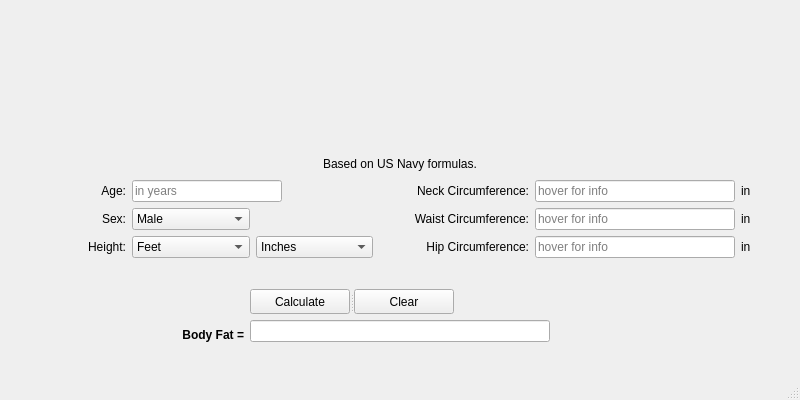
<?xml version="1.0" encoding="UTF-8"?>
<ui version="4.0">
 <class>BodyfatWindow</class>
 <widget class="QMainWindow" name="BodyfatWindow">
  <property name="geometry">
   <rect>
    <x>0</x>
    <y>0</y>
    <width>800</width>
    <height>400</height>
   </rect>
  </property>
  <property name="windowTitle">
   <string>Body Fat</string>
  </property>
  <widget class="QWidget" name="centralwidget">
   <layout class="QGridLayout" name="gridLayout_5">
    <item row="0" column="0">
     <widget class="QLabel" name="label">
      <property name="enabled">
       <bool>true</bool>
      </property>
      <property name="maximumSize">
       <size>
        <width>16777215</width>
        <height>89</height>
       </size>
      </property>
      <property name="sizeIncrement">
       <size>
        <width>0</width>
        <height>0</height>
       </size>
      </property>
      <property name="baseSize">
       <size>
        <width>0</width>
        <height>0</height>
       </size>
      </property>
      <property name="pixmap">
       <pixmap resource="resources.qrc">:/resources/logo.png</pixmap>
      </property>
      <property name="scaledContents">
       <bool>false</bool>
      </property>
      <property name="alignment">
       <set>Qt::AlignCenter</set>
      </property>
      <property name="wordWrap">
       <bool>false</bool>
      </property>
     </widget>
    </item>
    <item row="1" column="0">
     <layout class="QGridLayout" name="gridLayout_4">
      <item row="1" column="1">
       <layout class="QGridLayout" name="gridLayout">
        <item row="0" column="0">
         <widget class="QLabel" name="label_9">
          <property name="maximumSize">
           <size>
            <width>150</width>
            <height>16777215</height>
           </size>
          </property>
          <property name="text">
           <string>Neck Circumference:</string>
          </property>
          <property name="alignment">
           <set>Qt::AlignRight|Qt::AlignTrailing|Qt::AlignVCenter</set>
          </property>
         </widget>
        </item>
        <item row="0" column="1">
         <widget class="QLineEdit" name="neck_circum">
          <property name="minimumSize">
           <size>
            <width>0</width>
            <height>0</height>
           </size>
          </property>
          <property name="maximumSize">
           <size>
            <width>200</width>
            <height>16777215</height>
           </size>
          </property>
          <property name="toolTip">
           <string>&lt;html&gt;&lt;head/&gt;&lt;body&gt;&lt;p&gt;Measured from just under the larynx.&lt;/p&gt;&lt;/body&gt;&lt;/html&gt;</string>
          </property>
          <property name="inputMask">
           <string/>
          </property>
          <property name="text">
           <string/>
          </property>
          <property name="placeholderText">
           <string>hover for info</string>
          </property>
         </widget>
        </item>
        <item row="0" column="2">
         <widget class="QLabel" name="label_11">
          <property name="maximumSize">
           <size>
            <width>50</width>
            <height>16777215</height>
           </size>
          </property>
          <property name="text">
           <string>in</string>
          </property>
         </widget>
        </item>
        <item row="1" column="0">
         <widget class="QLabel" name="label_10">
          <property name="maximumSize">
           <size>
            <width>150</width>
            <height>16777215</height>
           </size>
          </property>
          <property name="text">
           <string>Waist Circumference:</string>
          </property>
          <property name="alignment">
           <set>Qt::AlignRight|Qt::AlignTrailing|Qt::AlignVCenter</set>
          </property>
         </widget>
        </item>
        <item row="1" column="1">
         <widget class="QLineEdit" name="waist_circum">
          <property name="minimumSize">
           <size>
            <width>0</width>
            <height>0</height>
           </size>
          </property>
          <property name="maximumSize">
           <size>
            <width>200</width>
            <height>16777215</height>
           </size>
          </property>
          <property name="toolTip">
           <string>&lt;html&gt;&lt;head/&gt;&lt;body&gt;&lt;p&gt;If male, measure from around the navel. If female, measure around the narrowest part of the waist.&lt;/p&gt;&lt;/body&gt;&lt;/html&gt;</string>
          </property>
          <property name="inputMask">
           <string/>
          </property>
          <property name="text">
           <string/>
          </property>
          <property name="placeholderText">
           <string>hover for info</string>
          </property>
         </widget>
        </item>
        <item row="1" column="2">
         <widget class="QLabel" name="label_12">
          <property name="maximumSize">
           <size>
            <width>50</width>
            <height>16777215</height>
           </size>
          </property>
          <property name="text">
           <string>in</string>
          </property>
         </widget>
        </item>
        <item row="2" column="0">
         <widget class="QLabel" name="label_13">
          <property name="maximumSize">
           <size>
            <width>150</width>
            <height>16777215</height>
           </size>
          </property>
          <property name="text">
           <string>Hip Circumference:</string>
          </property>
          <property name="alignment">
           <set>Qt::AlignRight|Qt::AlignTrailing|Qt::AlignVCenter</set>
          </property>
         </widget>
        </item>
        <item row="2" column="1">
         <widget class="QLineEdit" name="hip_circum">
          <property name="minimumSize">
           <size>
            <width>0</width>
            <height>0</height>
           </size>
          </property>
          <property name="maximumSize">
           <size>
            <width>200</width>
            <height>16777215</height>
           </size>
          </property>
          <property name="toolTip">
           <string>&lt;html&gt;&lt;head/&gt;&lt;body&gt;&lt;p&gt;ONLY if female, measure around the widest part of the buttock or hip.&lt;/p&gt;&lt;/body&gt;&lt;/html&gt;</string>
          </property>
          <property name="inputMask">
           <string/>
          </property>
          <property name="text">
           <string/>
          </property>
          <property name="placeholderText">
           <string>hover for info</string>
          </property>
         </widget>
        </item>
        <item row="2" column="2">
         <widget class="QLabel" name="label_14">
          <property name="maximumSize">
           <size>
            <width>50</width>
            <height>16777215</height>
           </size>
          </property>
          <property name="text">
           <string>in</string>
          </property>
         </widget>
        </item>
       </layout>
      </item>
      <item row="0" column="0" colspan="2">
       <widget class="QLabel" name="label_8">
        <property name="maximumSize">
         <size>
          <width>16777215</width>
          <height>20</height>
         </size>
        </property>
        <property name="text">
         <string>Based on US Navy formulas.</string>
        </property>
        <property name="alignment">
         <set>Qt::AlignCenter</set>
        </property>
       </widget>
      </item>
      <item row="1" column="0">
       <layout class="QGridLayout" name="gridLayout_2">
        <item row="2" column="0">
         <widget class="QLabel" name="label_7">
          <property name="text">
           <string>&lt;html&gt;&lt;head/&gt;&lt;body&gt;&lt;p&gt;Height:&lt;/p&gt;&lt;/body&gt;&lt;/html&gt;</string>
          </property>
          <property name="alignment">
           <set>Qt::AlignRight|Qt::AlignTrailing|Qt::AlignVCenter</set>
          </property>
         </widget>
        </item>
        <item row="2" column="1">
         <widget class="QComboBox" name="feet">
          <property name="currentText">
           <string>Feet</string>
          </property>
          <item>
           <property name="text">
            <string>Feet</string>
           </property>
          </item>
          <item>
           <property name="text">
            <string>0</string>
           </property>
          </item>
          <item>
           <property name="text">
            <string>1</string>
           </property>
          </item>
          <item>
           <property name="text">
            <string>2</string>
           </property>
          </item>
          <item>
           <property name="text">
            <string>3</string>
           </property>
          </item>
          <item>
           <property name="text">
            <string>4</string>
           </property>
          </item>
          <item>
           <property name="text">
            <string>5</string>
           </property>
          </item>
          <item>
           <property name="text">
            <string>6</string>
           </property>
          </item>
          <item>
           <property name="text">
            <string>7</string>
           </property>
          </item>
          <item>
           <property name="text">
            <string>8</string>
           </property>
          </item>
          <item>
           <property name="text">
            <string>9</string>
           </property>
          </item>
         </widget>
        </item>
        <item row="2" column="2">
         <widget class="QComboBox" name="inches">
          <item>
           <property name="text">
            <string>Inches</string>
           </property>
          </item>
          <item>
           <property name="text">
            <string>0</string>
           </property>
          </item>
          <item>
           <property name="text">
            <string>0.5</string>
           </property>
          </item>
          <item>
           <property name="text">
            <string>1</string>
           </property>
          </item>
          <item>
           <property name="text">
            <string>1.5</string>
           </property>
          </item>
          <item>
           <property name="text">
            <string>2.0</string>
           </property>
          </item>
          <item>
           <property name="text">
            <string>2.5</string>
           </property>
          </item>
          <item>
           <property name="text">
            <string>3.0</string>
           </property>
          </item>
          <item>
           <property name="text">
            <string>3.5</string>
           </property>
          </item>
          <item>
           <property name="text">
            <string>4.0</string>
           </property>
          </item>
          <item>
           <property name="text">
            <string>4.5</string>
           </property>
          </item>
          <item>
           <property name="text">
            <string>5.0</string>
           </property>
          </item>
          <item>
           <property name="text">
            <string>5.5</string>
           </property>
          </item>
          <item>
           <property name="text">
            <string>6.0</string>
           </property>
          </item>
          <item>
           <property name="text">
            <string>6.5</string>
           </property>
          </item>
          <item>
           <property name="text">
            <string>7.0</string>
           </property>
          </item>
          <item>
           <property name="text">
            <string>7.5</string>
           </property>
          </item>
          <item>
           <property name="text">
            <string>8.0</string>
           </property>
          </item>
          <item>
           <property name="text">
            <string>8.5</string>
           </property>
          </item>
          <item>
           <property name="text">
            <string>9.0</string>
           </property>
          </item>
          <item>
           <property name="text">
            <string>9.5</string>
           </property>
          </item>
          <item>
           <property name="text">
            <string>10.0</string>
           </property>
          </item>
          <item>
           <property name="text">
            <string>10.5</string>
           </property>
          </item>
          <item>
           <property name="text">
            <string>11.0</string>
           </property>
          </item>
          <item>
           <property name="text">
            <string>11.5</string>
           </property>
          </item>
         </widget>
        </item>
        <item row="0" column="1" colspan="2">
         <widget class="QLineEdit" name="age">
          <property name="minimumSize">
           <size>
            <width>0</width>
            <height>0</height>
           </size>
          </property>
          <property name="maximumSize">
           <size>
            <width>150</width>
            <height>16777215</height>
           </size>
          </property>
          <property name="inputMask">
           <string/>
          </property>
          <property name="text">
           <string/>
          </property>
          <property name="placeholderText">
           <string>in years</string>
          </property>
         </widget>
        </item>
        <item row="0" column="0">
         <widget class="QLabel" name="label_2">
          <property name="text">
           <string>&lt;html&gt;&lt;head/&gt;&lt;body&gt;&lt;p&gt;Age:&lt;/p&gt;&lt;/body&gt;&lt;/html&gt;</string>
          </property>
          <property name="alignment">
           <set>Qt::AlignRight|Qt::AlignTrailing|Qt::AlignVCenter</set>
          </property>
         </widget>
        </item>
        <item row="1" column="1">
         <widget class="QComboBox" name="sex">
          <item>
           <property name="text">
            <string>Male</string>
           </property>
          </item>
          <item>
           <property name="text">
            <string>Female</string>
           </property>
          </item>
         </widget>
        </item>
        <item row="1" column="0">
         <widget class="QLabel" name="label_3">
          <property name="text">
           <string>&lt;html&gt;&lt;head/&gt;&lt;body&gt;&lt;p&gt;Sex:&lt;/p&gt;&lt;/body&gt;&lt;/html&gt;</string>
          </property>
          <property name="alignment">
           <set>Qt::AlignRight|Qt::AlignTrailing|Qt::AlignVCenter</set>
          </property>
         </widget>
        </item>
       </layout>
      </item>
     </layout>
    </item>
    <item row="2" column="0">
     <layout class="QGridLayout" name="gridLayout_3">
      <item row="0" column="1" colspan="2">
       <widget class="QSplitter" name="splitter">
        <property name="orientation">
         <enum>Qt::Horizontal</enum>
        </property>
        <widget class="QPushButton" name="calculate">
         <property name="maximumSize">
          <size>
           <width>100</width>
           <height>25</height>
          </size>
         </property>
         <property name="whatsThis">
          <string>&lt;html&gt;&lt;head/&gt;&lt;body&gt;&lt;p&gt;Click to calculate the equilibrum potential.&lt;/p&gt;&lt;/body&gt;&lt;/html&gt;</string>
         </property>
         <property name="text">
          <string>Calculate</string>
         </property>
        </widget>
        <widget class="QPushButton" name="clear">
         <property name="maximumSize">
          <size>
           <width>100</width>
           <height>25</height>
          </size>
         </property>
         <property name="whatsThis">
          <string>&lt;html&gt;&lt;head/&gt;&lt;body&gt;&lt;p&gt;Click to calculate the equilibrum potential.&lt;/p&gt;&lt;/body&gt;&lt;/html&gt;</string>
         </property>
         <property name="text">
          <string>Clear</string>
         </property>
        </widget>
       </widget>
      </item>
      <item row="1" column="0">
       <widget class="QLabel" name="label_6">
        <property name="minimumSize">
         <size>
          <width>0</width>
          <height>0</height>
         </size>
        </property>
        <property name="text">
         <string>&lt;html&gt;&lt;head/&gt;&lt;body&gt;&lt;p&gt;&lt;span style=&quot; font-weight:600;&quot;&gt;Body Fat =&lt;/span&gt;&lt;/p&gt;&lt;/body&gt;&lt;/html&gt;</string>
        </property>
        <property name="alignment">
         <set>Qt::AlignBottom|Qt::AlignRight|Qt::AlignTrailing</set>
        </property>
        <property name="indent">
         <number>-1</number>
        </property>
       </widget>
      </item>
      <item row="1" column="1">
       <widget class="QLineEdit" name="bodyfat">
        <property name="minimumSize">
         <size>
          <width>300</width>
          <height>0</height>
         </size>
        </property>
        <property name="maximumSize">
         <size>
          <width>300</width>
          <height>16777215</height>
         </size>
        </property>
        <property name="alignment">
         <set>Qt::AlignBottom|Qt::AlignLeading|Qt::AlignLeft</set>
        </property>
       </widget>
      </item>
      <item row="1" column="2">
       <widget class="QLabel" name="label_4">
        <property name="text">
         <string/>
        </property>
       </widget>
      </item>
     </layout>
    </item>
   </layout>
  </widget>
  <widget class="QMenuBar" name="menubar">
   <property name="geometry">
    <rect>
     <x>0</x>
     <y>0</y>
     <width>800</width>
     <height>22</height>
    </rect>
   </property>
  </widget>
  <widget class="QStatusBar" name="statusbar"/>
 </widget>
 <resources>
  <include location="resources.qrc"/>
 </resources>
 <connections/>
</ui>
